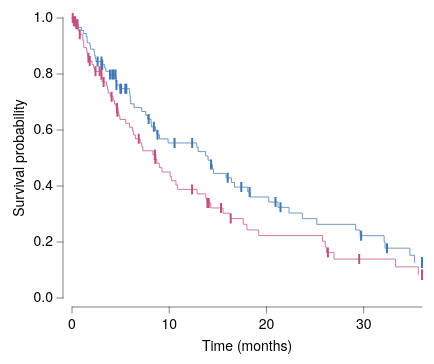

The Vega-Lite source for this figure:
### Vega-Lite specification from a JSON file in a GitHub repository (floating-point values rounded to 4 significant figures)
{"background": null, "config": {"arc": {"fill": "#DBDBDB", "fillOpacity": 1.0, "innerRadius": 35.0, "padAngle": 0.03, "stroke": "black", "strokeOpacity": 1, "strokeWidth": 0.25}, "area": {"fill": "#DBDBDB", "fillOpacity": 1.0, "stroke": "black", "strokeOpacity": 1, "strokeWidth": 0.25}, "axis": {"domain": true, "domainCap": "round", "domainColor": "black", "domainWidth": 0.25, "grid": false, "gridCap": "round", "gridColor": "#F1F1F1", "gridDash": [0, 0], "gridOpacity": 1.0, "gridWidth": 0.25, "labelColor": "black", "labelFont": "Helvetica Neue, HelveticaNeue, Helvetica, Arial, sans-serif", "labelFontSize": 7, "labelFontStyle": "normal", "labelFontWeight": 400, "offset": 4.5, "ticks": true, "tickCap": "round", "tickColor": "black", "tickRound": false, "tickSize": 3, "tickWidth": 0.25, "titleColor": "black", "titleFont": "Helvetica Neue, HelveticaNeue, Helvetica, Arial, sans-serif", "titleFontSize": 7, "titleFontStyle": "normal", "titleFontWeight": 400}, "axisX": {"domain": true, "labelAlign": "center", "labelAngle": 0, "labels": true, "ticks": true, "translate": 0}, "axisY": {"domain": true, "labelAlign": "right", "labelAngle": 0, "labels": true, "ticks": true, "translate": 0}, "axisRight": {"domain": true, "labelAlign": "left", "labelAngle": 0, "labels": true, "ticks": true, "translate": 0}, "axisTop": {"domain": true, "labelAlign": "center", "labelAngle": 0, "labels": true, "ticks": true, "translate": 0}, "axisBand": {"tickOffset": 0}, "bar": {"fill": "#DBDBDB", "fillOpacity": 1.0, "stroke": "black", "strokeOpacity": 1, "strokeWidth": 0.25}, "boxplot": {"size": 12.6, "ticks": {"cornerRadius": 0.25, "fill": "black", "opacity": 1, "size": 6.3, "thickness": 0.25}, "box": {"fillOpacity": 1.0, "stroke": "black", "strokeOpacity": 1, "strokeWidth": 0.25}, "median": {"cornerRadius": 0, "fill": "black", "fillOpacity": 1.0, "opacity": 1, "size": 12.6, "thickness": 0.25}, "rule": {"fill": "black", "fillOpacity": 1.0, "size": 14.0, "stroke": "black", "strokeDash": [0, 0], "strokeOpacity": 1, "strokeWidth": 0.25}, "outliers": {"color": "black", "fill": "black", "fillOpacity": 1.0, "size": 0, "stroke": "black", "strokeOpacity": 1, "strokeWidth": 0.25}}, "circle": {"fill": "black", "fillOpacity": 1.0, "size": 1.75, "stroke": null, "strokeOpacity": 1, "strokeWidth": 0.25}, "errorband": {"band": {"fillOpacity": 0.6, "stroke": null, "strokeWidth": 0.25, "strokeOpacity": 1}, "borders": {"opacity": 0, "strokeOpacity": 0.25, "strokeWidth": 1}}, "errorbar": {"opacity": 1, "rule": {"strokeDash": [0, 0], "strokeWidth": 0.25}, "ticks": {"color": "black", "cornerRadius": 0.125, "opacity": 1, "size": 8.4, "thickness": 0.25}, "thickness": 0.25}, "font": "Helvetica Neue, HelveticaNeue, Helvetica, Arial, sans-serif", "geoshape": {"fill": "#DBDBDB", "fillOpacity": 1.0, "stroke": "black", "strokeOpacity": 1, "strokeWidth": 0.25}, "header": {"labelColor": "black", "labelFont": "Helvetica Neue, HelveticaNeue, Helvetica, Arial, sans-serif", "labelFontSize": 7, "labelFontStyle": "normal", "labelFontWeight": 400, "titleColor": "black", "titleFont": "Helvetica Neue, HelveticaNeue, Helvetica, Arial, sans-serif", "titleFontSize": 7, "titleFontStyle": "normal", "titleFontWeight": 400, "titlePadding": 0}, "legend": {"disable": false, "offset": 4.5, "titlePadding": 4, "labelOffset": 2, "gradientLabelOffset": 2, "gradientLength": 70.0, "gradientThickness": 7.0, "gradientOpacity": 1.0, "gradientStrokeColor": "black", "gradientStrokeWidth": 0.25, "labelColor": "black", "labelFont": "Helvetica Neue, HelveticaNeue, Helvetica, Arial, sans-serif", "labelFontSize": 7, "labelFontStyle": "normal", "labelFontWeight": 400, "strokeColor": "black", "strokeWidth": 0, "symbolSize": 42, "symbolStrokeColor": "black", "symbolStrokeWidth": 0.25, "titleColor": "black", "titleFont": "Helvetica Neue, HelveticaNeue, Helvetica, Arial, sans-serif", "titleFontSize": 7, "titleFontStyle": "normal", "titleFontWeight": 400}, "line": {"color": "black", "stroke": "black", "strokeCap": "round", "strokeDash": [0, 0], "strokeOpacity": 1, "strokeWidth": 0.375}, "point": {"filled": true, "fill": "#DBDBDB", "fillOpacity": 1.0, "size": 7.0, "stroke": "black", "strokeOpacity": 1, "strokeWidth": 0.25}, "range": {"category": ["#5CA7B1", "#CDDEF3", "#B7B3E4", "#B3DAB5", "#F5E1B3", "#3D727B", "#8AA8D2", "#867DAC", "#80A988", "#CBB17A", "#204148", "#59719A", "#584C77", "#507B5F", "#9D824D"], "diverging": {"scheme": ["#C35082", "#CE6D94", "#D989A7", "#E2A4BA", "#EABFCE", "#F1DBE2", "#F6F6F6", "#D7E0EB", "#B9CBE0", "#9BB6D5", "#7DA1C9", "#5F8CBD", "#4177B1"]}, "heatmap": {"scheme": ["#32022B", "#43044D", "#4C196E", "#4D338C", "#484DA6", "#3A68BB", "#1D83CA", "#1D9CCB", "#23B5C9", "#28CDC5", "#4DE0B4", "#91EE9F"]}, "ordinal": {"scheme": ["#F1F1F1", "#DBDBDB", "#C6C6C6", "#B2B2B2", "#9D9D9D", "#898989", "#767676", "#636363", "#515151", "#404040", "#2F2F2F", "#1F1F1F"]}, "ramp": {"scheme": ["#32022B", "#43044D", "#4C196E", "#4D338C", "#484DA6", "#3A68BB", "#1D83CA", "#1D9CCB", "#23B5C9", "#28CDC5", "#4DE0B4", "#91EE9F"]}}, "rule": {"color": "black", "stroke": "black", "strokeCap": "round", "strokeDash": [2, 2], "strokeOpacity": 1, "strokeWidth": 0.25}, "scale": {"bandPaddingInner": 0.1, "bandPaddingOuter": 0.1, "round": false}, "rect": {"fill": "#DBDBDB", "fillOpacity": 1.0, "stroke": "black", "strokeOpacity": 1, "strokeWidth": 0.25}, "square": {"fill": "#DBDBDB", "fillOpacity": 1.0, "size": 14.0, "stroke": "black", "strokeOpacity": 1, "strokeWidth": 0.25}, "text": {"color": "black", "font": "Helvetica Neue, HelveticaNeue, Helvetica, Arial, sans-serif", "fontSize": 7, "fontStyle": "normal", "fontWeight": 400}, "tick": {"color": "black", "cornerRadius": 0.125, "opacity": 1.0, "size": 12.6, "thickness": 0.25}, "title": {"anchor": "middle", "frame": "group", "color": "black", "font": "Helvetica Neue, HelveticaNeue, Helvetica, Arial, sans-serif", "fontSize": 7, "fontStyle": "normal", "fontWeight": 400, "subtitleColor": "black", "subtitleFont": "Helvetica Neue, HelveticaNeue, Helvetica, Arial, sans-serif", "subtitleFontSize": "Helvetica Neue, HelveticaNeue, Helvetica, Arial, sans-serif", "subtitleFontStyle": "normal", "subtitleFontWeight": 400}, "trail": {"color": "black", "opacity": 1, "size": 0.375}, "view": {"continuousWidth": 175, "continuousHeight": 140, "discreteWidth": 175, "discreteHeight": 140, "fill": null, "stroke": null, "strokeWidth": 0.25}}, "layer": [{"data": {"name": "data-1b0cd061b5d34159234b5d3a4e9b7ec9"}, "mark": {"type": "line", "interpolate": "step-after"}, "encoding": {"color": {"field": "group", "scale": {"domain": ["Treatment", "Control"], "range": ["#4177B1", "#C35082"]}, "title": null, "type": "nominal"}, "x": {"field": "t", "scale": {"domain": [0, 36.0], "nice": false}, "title": "Time (months)", "type": "quantitative"}, "y": {"field": "S", "scale": {"domain": [0, 1], "nice": false}, "title": "Survival probability", "type": "quantitative"}}}, {"data": {"name": "data-f2326de68aa08c4a3dc7cd0c5c09b43c"}, "mark": {"type": "tick", "size": 5, "thickness": 1}, "encoding": {"color": {"field": "group", "legend": null, "scale": {"domain": ["Treatment", "Control"], "range": ["#4177B1", "#C35082"]}, "type": "nominal"}, "x": {"field": "t", "type": "quantitative"}, "y": {"field": "S", "type": "quantitative"}}}], "$schema": "https://vega.github.io/schema/vega-lite/v6.4.1.json", "datasets": {"data-1b0cd061b5d34159234b5d3a4e9b7ec9": [{"t": 0.0, "S": 1.0, "group": "Treatment"}, {"t": 0.08336, "S": 0.9889, "group": "Treatment"}, {"t": 0.3155, "S": 0.9778, "group": "Treatment"}, {"t": 0.3317, "S": 0.9667, "group": "Treatment"}, {"t": 0.9726, "S": 0.9556, "group": "Treatment"}, {"t": 1.191, "S": 0.9444, "group": "Treatment"}, {"t": 1.464, "S": 0.9333, "group": "Treatment"}, {"t": 1.558, "S": 0.9222, "group": "Treatment"}, {"t": 1.563, "S": 0.9111, "group": "Treatment"}, {"t": 1.857, "S": 0.9, "group": "Treatment"}, {"t": 1.907, "S": 0.8889, "group": "Treatment"}, {"t": 2.279, "S": 0.8778, "group": "Treatment"}, {"t": 2.324, "S": 0.8667, "group": "Treatment"}, {"t": 2.396, "S": 0.8556, "group": "Treatment"}, {"t": 2.464, "S": 0.8444, "group": "Treatment"}, {"t": 3.031, "S": 0.833, "group": "Treatment"}, {"t": 3.369, "S": 0.8213, "group": "Treatment"}, {"t": 3.48, "S": 0.8096, "group": "Treatment"}, {"t": 3.885, "S": 0.7978, "group": "Treatment"}, {"t": 4.504, "S": 0.7854, "group": "Treatment"}, {"t": 4.568, "S": 0.7729, "group": "Treatment"}, {"t": 4.569, "S": 0.7604, "group": "Treatment"}, {"t": 4.906, "S": 0.7478, "group": "Treatment"}, {"t": 5.908, "S": 0.7342, "group": "Treatment"}, {"t": 5.969, "S": 0.7206, "group": "Treatment"}, {"t": 6.008, "S": 0.707, "group": "Treatment"}, {"t": 6.044, "S": 0.6934, "group": "Treatment"}, {"t": 6.39, "S": 0.6798, "group": "Treatment"}, {"t": 7.174, "S": 0.6662, "group": "Treatment"}, {"t": 7.59, "S": 0.6526, "group": "Treatment"}, {"t": 7.781, "S": 0.639, "group": "Treatment"}, {"t": 8.134, "S": 0.6251, "group": "Treatment"}, {"t": 8.16, "S": 0.6112, "group": "Treatment"}, {"t": 8.589, "S": 0.597, "group": "Treatment"}, {"t": 8.719, "S": 0.5828, "group": "Treatment"}, {"t": 8.998, "S": 0.5682, "group": "Treatment"}, {"t": 9.885, "S": 0.5536, "group": "Treatment"}, {"t": 12.83, "S": 0.5383, "group": "Treatment"}, {"t": 12.97, "S": 0.5229, "group": "Treatment"}, {"t": 13.74, "S": 0.5075, "group": "Treatment"}, {"t": 14.0, "S": 0.4921, "group": "Treatment"}, {"t": 14.3, "S": 0.4768, "group": "Treatment"}, {"t": 14.44, "S": 0.4609, "group": "Treatment"}, {"t": 14.55, "S": 0.445, "group": "Treatment"}, {"t": 15.84, "S": 0.4291, "group": "Treatment"}, {"t": 16.41, "S": 0.4126, "group": "Treatment"}, {"t": 16.71, "S": 0.3961, "group": "Treatment"}, {"t": 18.07, "S": 0.3788, "group": "Treatment"}, {"t": 18.3, "S": 0.3608, "group": "Treatment"}, {"t": 20.24, "S": 0.3428, "group": "Treatment"}, {"t": 21.19, "S": 0.3237, "group": "Treatment"}, {"t": 22.33, "S": 0.3035, "group": "Treatment"}, {"t": 23.69, "S": 0.2833, "group": "Treatment"}, {"t": 25.18, "S": 0.263, "group": "Treatment"}, {"t": 29.18, "S": 0.2428, "group": "Treatment"}, {"t": 29.63, "S": 0.2226, "group": "Treatment"}, {"t": 32.1, "S": 0.2003, "group": "Treatment"}, {"t": 32.19, "S": 0.178, "group": "Treatment"}, {"t": 34.75, "S": 0.1526, "group": "Treatment"}, {"t": 35.23, "S": 0.1272, "group": "Treatment"}, {"t": 0.0, "S": 1.0, "group": "Control"}, {"t": 0.1169, "S": 0.9888, "group": "Control"}, {"t": 0.4222, "S": 0.9773, "group": "Control"}, {"t": 0.6362, "S": 0.9655, "group": "Control"}, {"t": 0.6466, "S": 0.9537, "group": "Control"}, {"t": 0.7928, "S": 0.9419, "group": "Control"}, {"t": 1.101, "S": 0.93, "group": "Control"}, {"t": 1.127, "S": 0.9181, "group": "Control"}, {"t": 1.206, "S": 0.9062, "group": "Control"}, {"t": 1.211, "S": 0.8943, "group": "Control"}, {"t": 1.494, "S": 0.8823, "group": "Control"}, {"t": 1.568, "S": 0.8704, "group": "Control"}, {"t": 1.648, "S": 0.8585, "group": "Control"}, {"t": 1.818, "S": 0.8464, "group": "Control"}, {"t": 2.063, "S": 0.8341, "group": "Control"}, {"t": 2.228, "S": 0.8219, "group": "Control"}, {"t": 2.338, "S": 0.8096, "group": "Control"}, {"t": 3.023, "S": 0.7969, "group": "Control"}, {"t": 3.063, "S": 0.7841, "group": "Control"}, {"t": 3.091, "S": 0.7712, "group": "Control"}, {"t": 3.55, "S": 0.7582, "group": "Control"}, {"t": 3.651, "S": 0.7451, "group": "Control"}, {"t": 3.728, "S": 0.732, "group": "Control"}, {"t": 3.933, "S": 0.7189, "group": "Control"}, {"t": 4.231, "S": 0.7056, "group": "Control"}, {"t": 4.372, "S": 0.6923, "group": "Control"}, {"t": 4.529, "S": 0.679, "group": "Control"}, {"t": 4.659, "S": 0.6654, "group": "Control"}, {"t": 4.814, "S": 0.6516, "group": "Control"}, {"t": 4.927, "S": 0.6377, "group": "Control"}, {"t": 5.535, "S": 0.6238, "group": "Control"}, {"t": 5.918, "S": 0.61, "group": "Control"}, {"t": 6.217, "S": 0.5961, "group": "Control"}, {"t": 6.345, "S": 0.5822, "group": "Control"}, {"t": 6.514, "S": 0.5684, "group": "Control"}, {"t": 7.009, "S": 0.5542, "group": "Control"}, {"t": 7.186, "S": 0.54, "group": "Control"}, {"t": 7.286, "S": 0.5258, "group": "Control"}, {"t": 8.323, "S": 0.5115, "group": "Control"}, {"t": 8.548, "S": 0.4965, "group": "Control"}, {"t": 8.733, "S": 0.481, "group": "Control"}, {"t": 8.983, "S": 0.4655, "group": "Control"}, {"t": 9.259, "S": 0.45, "group": "Control"}, {"t": 10.09, "S": 0.4344, "group": "Control"}, {"t": 10.22, "S": 0.4189, "group": "Control"}, {"t": 10.7, "S": 0.4034, "group": "Control"}, {"t": 10.87, "S": 0.3879, "group": "Control"}, {"t": 12.87, "S": 0.3717, "group": "Control"}, {"t": 13.76, "S": 0.3556, "group": "Control"}, {"t": 13.89, "S": 0.3394, "group": "Control"}, {"t": 14.27, "S": 0.3215, "group": "Control"}, {"t": 15.53, "S": 0.3026, "group": "Control"}, {"t": 16.29, "S": 0.2837, "group": "Control"}, {"t": 17.61, "S": 0.2634, "group": "Control"}, {"t": 17.99, "S": 0.2432, "group": "Control"}, {"t": 19.21, "S": 0.2229, "group": "Control"}, {"t": 25.77, "S": 0.2027, "group": "Control"}, {"t": 26.05, "S": 0.1824, "group": "Control"}, {"t": 26.16, "S": 0.1621, "group": "Control"}, {"t": 26.95, "S": 0.139, "group": "Control"}, {"t": 33.28, "S": 0.1112, "group": "Control"}, {"t": 35.62, "S": 0.08338, "group": "Control"}], "data-f2326de68aa08c4a3dc7cd0c5c09b43c": [{"t": 2.633, "S": 0.8444, "group": "Treatment"}, {"t": 3.031, "S": 0.8444, "group": "Treatment"}, {"t": 3.057, "S": 0.833, "group": "Treatment"}, {"t": 3.112, "S": 0.833, "group": "Treatment"}, {"t": 3.903, "S": 0.7978, "group": "Treatment"}, {"t": 4.147, "S": 0.7978, "group": "Treatment"}, {"t": 4.285, "S": 0.7978, "group": "Treatment"}, {"t": 4.477, "S": 0.7978, "group": "Treatment"}, {"t": 4.57, "S": 0.7604, "group": "Treatment"}, {"t": 4.978, "S": 0.7478, "group": "Treatment"}, {"t": 5.051, "S": 0.7478, "group": "Treatment"}, {"t": 5.477, "S": 0.7478, "group": "Treatment"}, {"t": 5.59, "S": 0.7478, "group": "Treatment"}, {"t": 7.888, "S": 0.639, "group": "Treatment"}, {"t": 8.42, "S": 0.6112, "group": "Treatment"}, {"t": 8.795, "S": 0.5828, "group": "Treatment"}, {"t": 10.55, "S": 0.5536, "group": "Treatment"}, {"t": 12.36, "S": 0.5536, "group": "Treatment"}, {"t": 14.3, "S": 0.4768, "group": "Treatment"}, {"t": 16.02, "S": 0.4291, "group": "Treatment"}, {"t": 17.41, "S": 0.3961, "group": "Treatment"}, {"t": 18.27, "S": 0.3788, "group": "Treatment"}, {"t": 20.93, "S": 0.3428, "group": "Treatment"}, {"t": 21.45, "S": 0.3237, "group": "Treatment"}, {"t": 29.74, "S": 0.2226, "group": "Treatment"}, {"t": 32.4, "S": 0.178, "group": "Treatment"}, {"t": 36.0, "S": 0.1272, "group": "Treatment"}, {"t": 36.0, "S": 0.1272, "group": "Treatment"}, {"t": 36.0, "S": 0.1272, "group": "Treatment"}, {"t": 36.0, "S": 0.1272, "group": "Treatment"}, {"t": 36.0, "S": 0.1272, "group": "Treatment"}, {"t": 0.07458, "S": 1.0, "group": "Control"}, {"t": 0.1883, "S": 0.9888, "group": "Control"}, {"t": 0.3198, "S": 0.9888, "group": "Control"}, {"t": 0.4443, "S": 0.9773, "group": "Control"}, {"t": 0.5741, "S": 0.9773, "group": "Control"}, {"t": 0.8005, "S": 0.9419, "group": "Control"}, {"t": 1.69, "S": 0.8585, "group": "Control"}, {"t": 1.825, "S": 0.8464, "group": "Control"}, {"t": 2.418, "S": 0.8096, "group": "Control"}, {"t": 2.844, "S": 0.8096, "group": "Control"}, {"t": 3.031, "S": 0.7969, "group": "Control"}, {"t": 3.253, "S": 0.7712, "group": "Control"}, {"t": 4.074, "S": 0.7189, "group": "Control"}, {"t": 4.629, "S": 0.679, "group": "Control"}, {"t": 4.667, "S": 0.6654, "group": "Control"}, {"t": 6.865, "S": 0.5684, "group": "Control"}, {"t": 8.513, "S": 0.5115, "group": "Control"}, {"t": 8.539, "S": 0.5115, "group": "Control"}, {"t": 8.569, "S": 0.4965, "group": "Control"}, {"t": 12.35, "S": 0.3879, "group": "Control"}, {"t": 13.94, "S": 0.3394, "group": "Control"}, {"t": 14.07, "S": 0.3394, "group": "Control"}, {"t": 15.33, "S": 0.3215, "group": "Control"}, {"t": 16.32, "S": 0.2837, "group": "Control"}, {"t": 26.32, "S": 0.1621, "group": "Control"}, {"t": 29.54, "S": 0.139, "group": "Control"}, {"t": 36.0, "S": 0.08338, "group": "Control"}, {"t": 36.0, "S": 0.08338, "group": "Control"}, {"t": 36.0, "S": 0.08338, "group": "Control"}]}}
